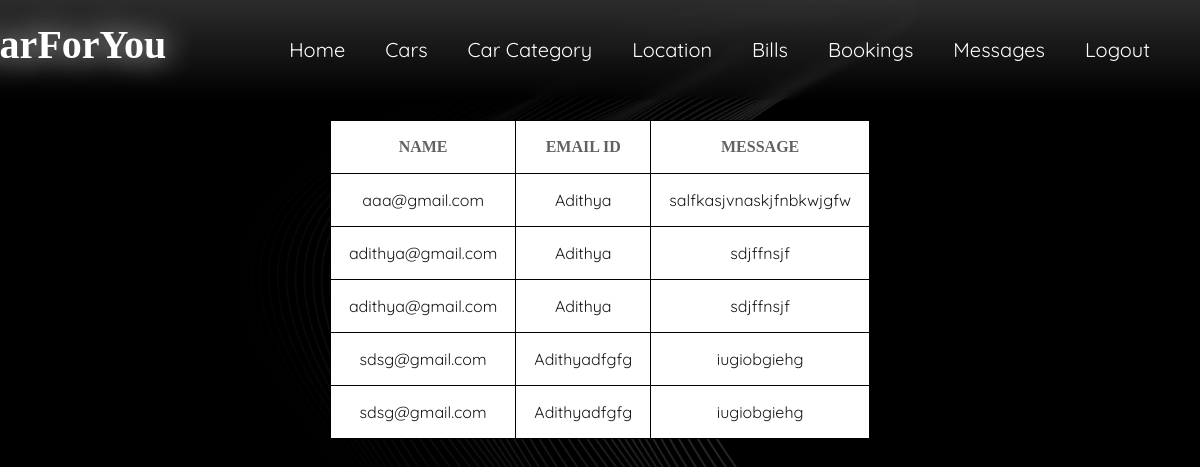
Screenshot of /admin/contact.php (signed in) with the database file from the repository.
### tables this page shows
CREATE TABLE `contact` (
  `ID` int(11) NOT NULL,
  `Name` varchar(30) NOT NULL,
  `Email` varchar(30) NOT NULL,
  `Message` text NOT NULL
);

### admin/contact.php (the view, shortened to what this page needs)
<!DOCTYPE html>
<html lang="en">
<head>
	<link rel="stylesheet" type="text/css" href="css/reset.css">
	<link rel="stylesheet" type="text/css" href="css/responsive.css">
</head>
<body>
	<section class="">
		<?php
        include 'header.php';
        $car = "SELECT * FROM contact";
        $car1 = $conn->query($car);
        ?>
        <div class="cal">
        <table class="invc">
            <tr>
            <td><h3>NAME</h3></td>
            <td><h3>EMAIL ID</h3></td>
            <td><h3>MESSAGE</h3></td>
            </tr>
        <?php
        while($carw1=$car1->fetch_assoc())
        {
            ?>
            <tr>
            <td><?php echo $carw1['Name'] ?></td>
            <td><?php echo $carw1['Email'] ?></td>
            <td><?php echo $carw1['Message'] ?></td>
            </tr>
        <?php }
        ?>
	</section>
</body>
</html>

### admin/css/responsive.css (style rules this page uses)
body { background-image: url('/ev/assets/bgm.jpg'); background-size: contain; background-repeat: no-repeat; background-size: cover; }
html { scroll-behavior: smooth; }
h1, h2, h3, h4, h5, h6 { color: #626262; font-family: "Good Times"; }
h3 { font-size: 1.0em; margin: 0em 0 }
h1, h2, h3, h4, h5, h6 { font-weight: bolder }
.cal { display: flex; margin-top: 100px; }
.invc { margin: 20px auto; background: white; }
.invc tr { font-family: 'Quicksand'; text-align: center; color: #171717; }
.invc th, .invc td { border: 1px solid black; padding: 15px; padding: 18px; }
::placeholder { color: #ededed; }

### rows the page displays
contact: Name "aaa@gmail.com", Email "Adithya", Message "salfkasjvnaskjfnbkwjgfw"
contact: Name "adithya@gmail.com", Email "Adithya", Message "sdjffnsjf"
contact: Name "adithya@gmail.com", Email "Adithya", Message "sdjffnsjf"
contact: Name "sdsg@gmail.com", Email "Adithyadfgfg", Message "iugiobgiehg"
contact: Name "sdsg@gmail.com", Email "Adithyadfgfg", Message "iugiobgiehg"
